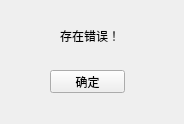
<?xml version="1.0" encoding="UTF-8"?>
<ui version="4.0">
 <class>ErroTips</class>
 <widget class="QWidget" name="ErroTips">
  <property name="geometry">
   <rect>
    <x>0</x>
    <y>0</y>
    <width>184</width>
    <height>124</height>
   </rect>
  </property>
  <property name="windowTitle">
   <string>ErroTips</string>
  </property>
  <widget class="QPushButton" name="cancel_btn">
   <property name="geometry">
    <rect>
     <x>50</x>
     <y>70</y>
     <width>75</width>
     <height>23</height>
    </rect>
   </property>
   <property name="text">
    <string>确定</string>
   </property>
  </widget>
  <widget class="QLabel" name="label">
   <property name="geometry">
    <rect>
     <x>60</x>
     <y>20</y>
     <width>71</width>
     <height>31</height>
    </rect>
   </property>
   <property name="text">
    <string>存在错误！</string>
   </property>
  </widget>
 </widget>
 <layoutdefault spacing="6" margin="11"/>
 <resources/>
 <connections/>
</ui>
